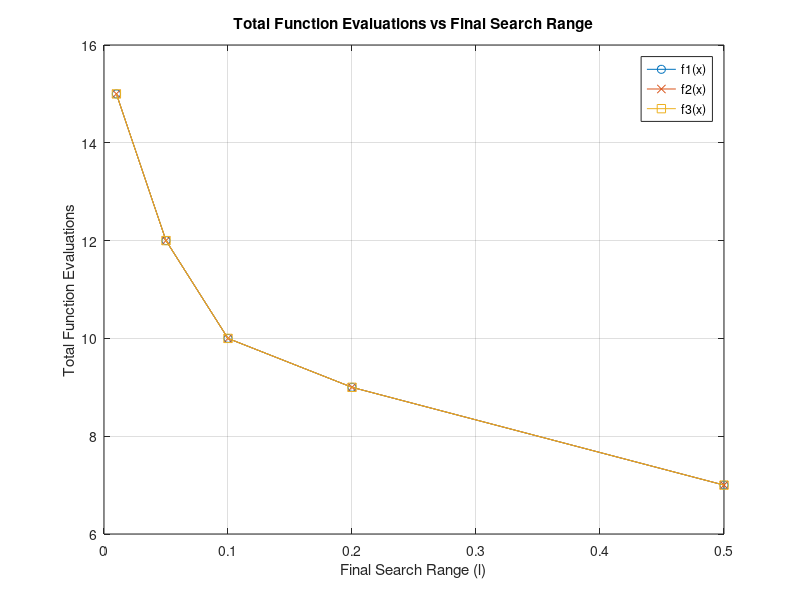

This figure's MATLAB source:
% Ορισμός των συναρτήσεων f1, f2, και f3
f1 = @(x) (x - 2).^2 + x .* log(x + 3); 
f2 = @(x) exp(-2*x) + (x - 2).^2;
f3 = @(x) exp(x) .* (x.^3 - 1) + (x - 1) .* sin(x);

% Αρχικές τιμές
a_init = -1; % Αρχική τιμή α
b_init = 3;  % Αρχική τιμή β
l_values = [0.01, 0.05, 0.1, 0.2, 0.5]; % Τιμές για το τελικό εύρος αναζήτησης
gamma = 0.618; % Τιμή του gamma

% Προετοιμασία πινάκων για αποθήκευση των αριθμών υπολογισμών
num_calculations_f1 = []; 
num_calculations_f2 = [];
num_calculations_f3 = [];

% Βρόχος για κάθε τιμή του l
for l = l_values
    % Μέθοδος Χρυσού Τομέα για τη συνάρτηση f1
    a = a_init;
    b = b_init;
    x1k = a + (1 - gamma) * (b - a);
    x2k = a + gamma * (b - a);
    f1k = f1(x1k);
    f2k = f1(x2k);
    count = 2; % Αρχικοί υπολογισμοί της f(x1) και f(x2)
    
    while (b - a) > l
        if f1k > f2k
            a = x1k;
            x1k = x2k;
            x2k = a + gamma * (b - a);
            f1k = f2k;
            f2k = f1(x2k);
        else
            b = x2k;
            x2k = x1k;
            x1k = a + (1 - gamma) * (b - a);
            f2k = f1k;
            f1k = f1(x1k);
        end
        count = count + 1;
    end
    num_calculations_f1 = [num_calculations_f1, count];
    
    % Μέθοδος Χρυσού Τομέα για τη συνάρτηση f2
    a = a_init;
    b = b_init;
    x1k = a + (1 - gamma) * (b - a);
    x2k = a + gamma * (b - a);
    f1k = f2(x1k);
    f2k = f2(x2k);
    count = 2; % Αρχικοί υπολογισμοί της f(x1) και f(x2)
    
    while (b - a) > l
        if f1k > f2k
            a = x1k;
            x1k = x2k;
            x2k = a + gamma * (b - a);
            f1k = f2k;
            f2k = f2(x2k);
        else
            b = x2k;
            x2k = x1k;
            x1k = a + (1 - gamma) * (b - a);
            f2k = f1k;
            f1k = f2(x1k);
        end
        count = count + 1;
    end
    num_calculations_f2 = [num_calculations_f2, count];
    
    % Μέθοδος Χρυσού Τομέα για τη συνάρτηση f3
    a = a_init;
    b = b_init;
    x1k = a + (1 - gamma) * (b - a);
    x2k = a + gamma * (b - a);
    f1k = f3(x1k);
    f2k = f3(x2k);
    count = 2; % Αρχικοί υπολογισμοί της f(x1) και f(x2)
    
    while (b - a) > l
        if f1k > f2k
            a = x1k;
            x1k = x2k;
            x2k = a + gamma * (b - a);
            f1k = f2k;
            f2k = f3(x2k);
        else
            b = x2k;
            x2k = x1k;
            x1k = a + (1 - gamma) * (b - a);
            f2k = f1k;
            f1k = f3(x1k);
        end
        count = count + 1;
    end
    num_calculations_f3 = [num_calculations_f3, count];
end

% Γραφικές παραστάσεις του αριθμού υπολογισμών για τις συναρτήσεις f1, f2, και f3
figure;
plot(l_values, num_calculations_f1, '-o', 'DisplayName', 'f1(x)');
hold on;
plot(l_values, num_calculations_f2, '-x', 'DisplayName', 'f2(x)');
plot(l_values, num_calculations_f3, '-s', 'DisplayName', 'f3(x)');
xlabel('Final Search Range (l)');
ylabel('Total Function Evaluations');
title('Total Function Evaluations vs Final Search Range');
legend;
grid on;
hold off;